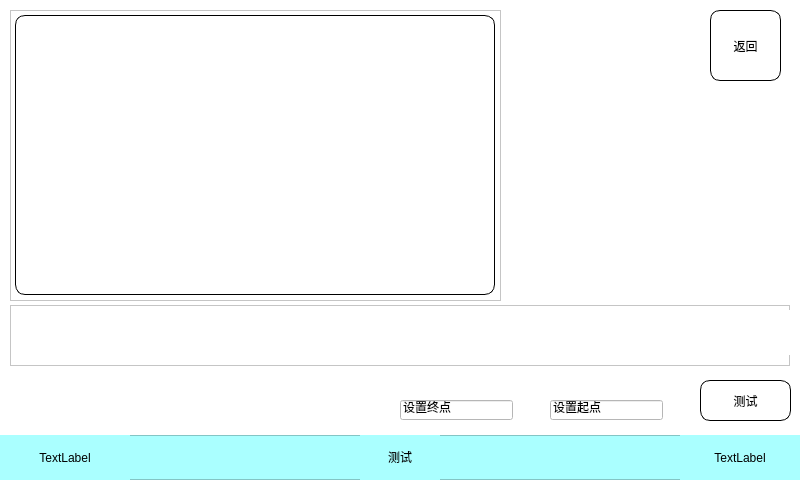
<?xml version="1.0" encoding="UTF-8"?>
<ui version="4.0">
 <class>Form</class>
 <widget class="QWidget" name="Form">
  <property name="geometry">
   <rect>
    <x>0</x>
    <y>0</y>
    <width>800</width>
    <height>480</height>
   </rect>
  </property>
  <property name="windowTitle">
   <string>Form</string>
  </property>
  <property name="styleSheet">
   <string notr="true">background-color:rgb(255, 255, 255)</string>
  </property>
  <widget class="QFrame" name="under">
   <property name="geometry">
    <rect>
     <x>0</x>
     <y>435</y>
     <width>800</width>
     <height>45</height>
    </rect>
   </property>
   <property name="styleSheet">
    <string notr="true">background-color:rgb(170, 255, 255)</string>
   </property>
   <property name="frameShape">
    <enum>QFrame::StyledPanel</enum>
   </property>
   <property name="frameShadow">
    <enum>QFrame::Raised</enum>
   </property>
   <widget class="QLabel" name="label_13">
    <property name="geometry">
     <rect>
      <x>360</x>
      <y>0</y>
      <width>80</width>
      <height>45</height>
     </rect>
    </property>
    <property name="text">
     <string>测试</string>
    </property>
    <property name="alignment">
     <set>Qt::AlignCenter</set>
    </property>
    <property name="textInteractionFlags">
     <set>Qt::TextBrowserInteraction</set>
    </property>
   </widget>
   <widget class="QLabel" name="dateLabel">
    <property name="geometry">
     <rect>
      <x>0</x>
      <y>0</y>
      <width>130</width>
      <height>45</height>
     </rect>
    </property>
    <property name="text">
     <string>TextLabel</string>
    </property>
    <property name="alignment">
     <set>Qt::AlignCenter</set>
    </property>
   </widget>
   <widget class="QLabel" name="timeLabel">
    <property name="geometry">
     <rect>
      <x>680</x>
      <y>0</y>
      <width>120</width>
      <height>45</height>
     </rect>
    </property>
    <property name="text">
     <string>TextLabel</string>
    </property>
    <property name="alignment">
     <set>Qt::AlignCenter</set>
    </property>
   </widget>
  </widget>
  <widget class="QPushButton" name="scanBtn">
   <property name="geometry">
    <rect>
     <x>700</x>
     <y>380</y>
     <width>91</width>
     <height>41</height>
    </rect>
   </property>
   <property name="styleSheet">
    <string notr="true">border-style: solid; border-width: 1px; border-radius: 10px; border-color: black;</string>
   </property>
   <property name="text">
    <string>测试</string>
   </property>
  </widget>
  <widget class="QLineEdit" name="lineEdit">
   <property name="geometry">
    <rect>
     <x>550</x>
     <y>400</y>
     <width>113</width>
     <height>20</height>
    </rect>
   </property>
   <property name="text">
    <string>设置起点</string>
   </property>
  </widget>
  <widget class="QLineEdit" name="lineEdit_2">
   <property name="geometry">
    <rect>
     <x>400</x>
     <y>400</y>
     <width>113</width>
     <height>20</height>
    </rect>
   </property>
   <property name="text">
    <string>设置终点</string>
   </property>
  </widget>
  <widget class="QPushButton" name="backBtn">
   <property name="geometry">
    <rect>
     <x>710</x>
     <y>10</y>
     <width>71</width>
     <height>71</height>
    </rect>
   </property>
   <property name="styleSheet">
    <string notr="true">border-style: solid; border-width: 1px; border-radius: 10px; border-color: black;</string>
   </property>
   <property name="text">
    <string>返回</string>
   </property>
  </widget>
  <widget class="QFrame" name="frame">
   <property name="geometry">
    <rect>
     <x>10</x>
     <y>10</y>
     <width>491</width>
     <height>291</height>
    </rect>
   </property>
   <property name="frameShape">
    <enum>QFrame::StyledPanel</enum>
   </property>
   <property name="frameShadow">
    <enum>QFrame::Raised</enum>
   </property>
   <widget class="QWidget" name="widget" native="true">
    <property name="geometry">
     <rect>
      <x>5</x>
      <y>5</y>
      <width>480</width>
      <height>280</height>
     </rect>
    </property>
    <property name="minimumSize">
     <size>
      <width>411</width>
      <height>0</height>
     </size>
    </property>
    <property name="maximumSize">
     <size>
      <width>480</width>
      <height>280</height>
     </size>
    </property>
    <property name="styleSheet">
     <string notr="true">#widget
{border-style: solid; border-width: 1px; border-radius: 10px; border-color: black;}</string>
    </property>
   </widget>
  </widget>
  <widget class="QFrame" name="frame_2">
   <property name="geometry">
    <rect>
     <x>10</x>
     <y>305</y>
     <width>780</width>
     <height>61</height>
    </rect>
   </property>
   <property name="frameShape">
    <enum>QFrame::StyledPanel</enum>
   </property>
   <property name="frameShadow">
    <enum>QFrame::Raised</enum>
   </property>
   <widget class="QWidget" name="Porgress_bar" native="true">
    <property name="geometry">
     <rect>
      <x>5</x>
      <y>5</y>
      <width>800</width>
      <height>45</height>
     </rect>
    </property>
   </widget>
  </widget>
 </widget>
 <resources>
  <include location="img.qrc"/>
 </resources>
 <connections/>
</ui>
